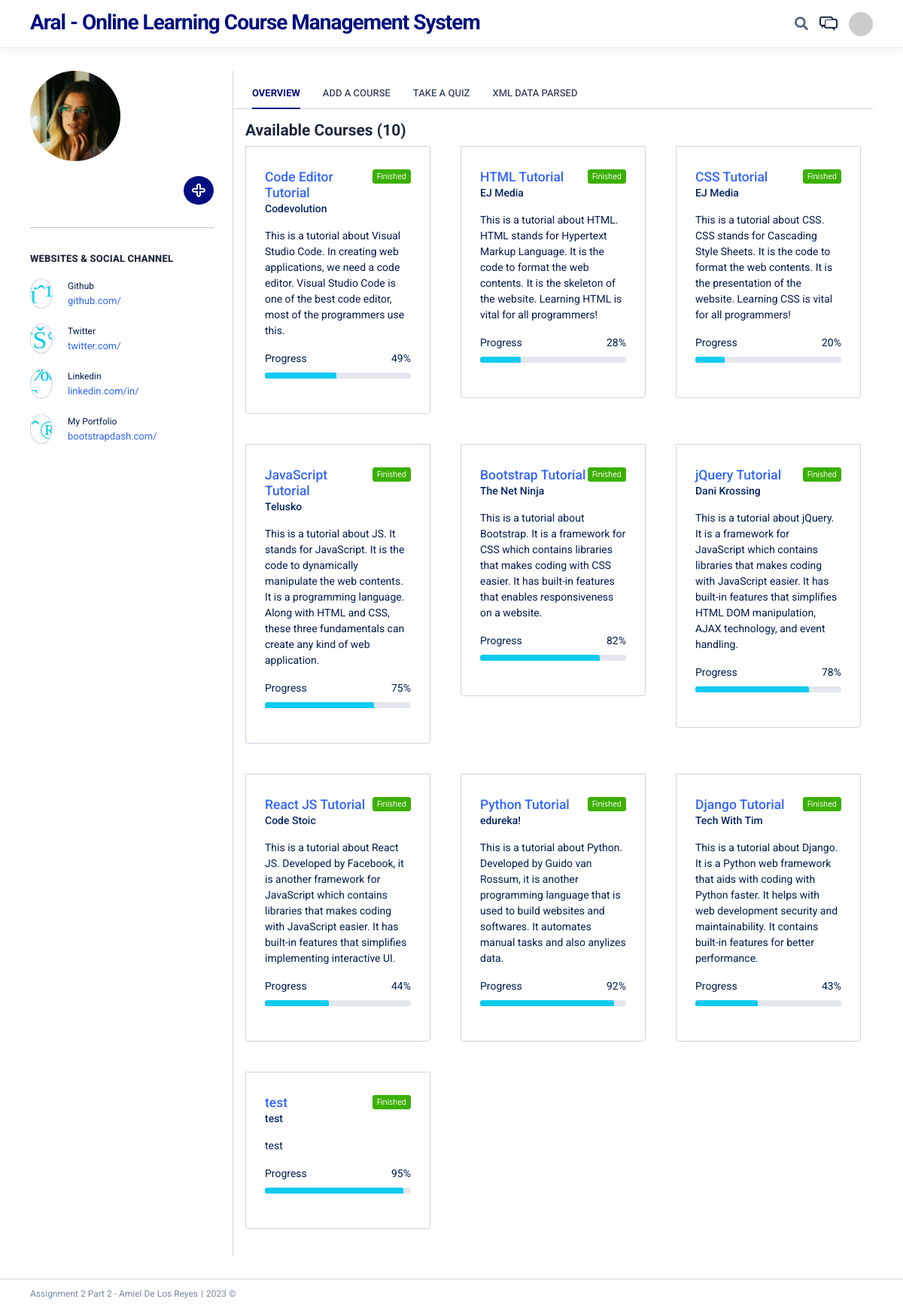
/part2/profile.php, run on the app's committed database.
### tables this page shows
CREATE TABLE `Courses` (
  `ID` int(11) NOT NULL,
  `course_name` varchar(500) DEFAULT NULL,
  `course_author` varchar(500) DEFAULT NULL,
  `course_description` varchar(500) DEFAULT NULL,
  `course_url` varchar(500) DEFAULT NULL,
  `course_img` varchar(250) DEFAULT NULL
);

### part2/profile.php (the view, shortened to what this page needs)
<?php
  $host = "localhost";
  $username = "root";
  $password = "password";
  $db = "aral";
  $conn = mysqli_connect($host, $username, $password, $db);
  $sql = "SELECT COUNT(course_name) AS courseCount FROM Courses";
  $result = mysqli_query($conn, $sql);
  if(mysqli_num_rows($result) === 1) {
    $row = mysqli_fetch_assoc($result);
    $courseCount = $row['courseCount'];
  }
?>
<?php include 'header.php' ?>
  <body>
  <div class="az-header">
      <div class="container">
        <div class="az-header-left">
          <a href="index.php" class="az-logo"><span></span> Aral - Online Learning Course Management System</a>
        </div>
        <div class="az-header-right">
          <a href="" class="az-header-search-link"><i class="fas fa-search"></i></a>
          <div class="az-header-message">
            <a href="#"><i class="typcn typcn-messages"></i></a>
          </div>
          <div class="dropdown az-profile-menu">
            <a href="" class="az-img-user"><img src="https://via.placeholder.com/500" alt=""></a>
          </div>
        </div>
      </div>
    </div>
    <div class="az-content az-content-profile">
      <div class="container mn-ht-100p">
        <div class="az-content-left az-content-left-profile">
          <div class="az-profile-overview">
            <div class="az-img-user">
              <img src="assets/img/face10.jpg" alt="">
            </div>
            <div class="d-flex justify-content-between mg-b-20">
              <div class="btn-icon-list">
                <button class="btn btn-indigo btn-icon"><i class="typcn typcn-plus-outline"></i></button>
              </div>
            </div>
            <hr class="mg-y-30">
            <label class="az-content-label tx-13 mg-b-20">Websites &amp; Social Channel</label>
            <div class="az-profile-social-list">
              <div class="media">
                <div class="media-icon"><i class="icon ion-logo-github"></i></div>
                <div class="media-body">
                  <span>Github</span>
                  <a href="">github.com/<?php echo $_SESSION['userName'] ?></a>
                </div>
              </div>
              <div class="media">
                <div class="media-icon"><i class="icon ion-logo-twitter"></i></div>
                <div class="media-body">
                  <span>Twitter</span>
                  <a href="">twitter.com/<?php echo $_SESSION['userName'] ?></a>
                </div>
              </div>
              <div class="media">
                <div class="media-icon"><i class="icon ion-logo-linkedin"></i></div>
                <div class="media-body">
                  <span>Linkedin</span>
                  <a href="">linkedin.com/in/<?php echo $_SESSION['userName'] ?></a>
                </div>
              </div>
              <div class="media">
                <div class="media-icon"><i class="icon ion-md-link"></i></div>
                <div class="media-body">
                  <span>My Portfolio</span>
                  <a href="">bootstrapdash.com/<?php echo $_SESSION['userName'] ?></a>
                </div>
              </div>
            </div>
          </div>
        </div>
        <div class="az-content-body az-content-body-profile">
          <nav class="nav az-nav-line">
            <a href="" class="nav-link active">Overview</a>
            <a href="addCourse.php" class="nav-link">Add a Course</a>
            <a href="quiz.php" class="nav-link">Take a Quiz</a>
            <a href="xmlHtml.php" class="nav-link">XML Data Parsed</a>
          </nav>
          <div class="card-body">
                  <div class="d-flex">
                    <div class="wrapper">
                      <h4 class="card-title">Available Courses (<?php echo $courseCount; ?>)</h4>
                    </div>
                  </div>
                  <div class="row project-list-showcase">
                  <?php
                      $host = "localhost";
                      $username = "root";
                      $password = "password";
                      $db = "aral";
                      $conn = mysqli_connect($host, $username, $password, $db);
                      if (!$conn) {
                        die("Connection failed: " . mysqli_connect_error());
                      } else {
                        $sql = "SELECT * FROM Courses";
                        $result = $conn->query($sql);
                        $rows = $result->fetch_all(MYSQLI_ASSOC);
                        if ($result->num_rows > 0){
                          foreach($rows as $id => $rowData) {
                            $randomValue = rand(0, 100);
                            echo '
                            <div class="col-lg-4 col-md-4 col-sm-6 col-12 project-grid">
                              <div class="project-grid-inner">
                                <div class="d-flex align-items-start">
                                  <div class="wrapper">
                                    <a href="' . $rowData['course_url'] . '" target="_blank"><h5 class="project-title">' . $rowData['course_name'] . '</h5></a>
                                    <p class="project-location">' . $rowData['course_author'] . '</p>
                                  </div>
                                  <div class="badge badge-success ms-auto">Finished</div>
                                </div>
                                <p class="project-description">' . $rowData['course_description'] . '</p>
                                <div class="d-flex justify-content-between">
                                  <p class="mb-2 font-weight-medium">Progress</p>
                                  <p class="mb-2 font-weight-medium">'. $randomValue . '%</p>
                                </div>
                                <div class="progress progress-md mb-3">
                                  <div class="progress-bar bg-info" role="progressbar" style="width: ' . $randomValue . '%" aria-valuenow="70" aria-valuemin="0" aria-valuemax="70"></div>
                                </div>
                                <div class="d-flex justify-content-between align-items-center flex-wrap">
                                </div>
                              </div>
                            </div>
                            ';
                          }
                        }
                      }
                      ?>
                  </div>
                </div>
              </div>
            </div>
        </div>
    <?php include 'footer.php' ?>
  </body>
</html>

### part2/header.php (shortened to what this page needs)
<!DOCTYPE html>
<html lang="en">
  <head>
    <link href="assets/css/all.min.css" rel="stylesheet">
    <link href="assets/css/ionicons.min.css" rel="stylesheet">
    <link href="assets/css/typicons.css" rel="stylesheet">
    <link href="assets/css/fontawesome-free/css/all.min.css" rel="stylesheet">
    <link href="assets/css/ionicons/css/ionicons.min.css" rel="stylesheet">
    <link href="assets/css/typicons.font/typicons.css" rel="stylesheet">
    <link href="assets/css/spectrum-colorpicker/spectrum.css" rel="stylesheet">
    <link href="assets/css/select2/css/select2.min.css" rel="stylesheet">
    <link href="assets/css/ion-rangeslider/css/ion.rangeSlider.css" rel="stylesheet">
    <link href="assets/css/ion-rangeslider/css/ion.rangeSlider.skinFlat.css" rel="stylesheet">
    <link href="assets/css/amazeui-datetimepicker/css/amazeui.datetimepicker.css" rel="stylesheet">
    <link href="assets/css/jquery-simple-datetimepicker/jquery.simple-dtpicker.css" rel="stylesheet">
    <link href="assets/css/pickerjs/picker.min.css" rel="stylesheet">
    <link rel="stylesheet" href="assets/css/azia.css">
  </head>

### part2/footer.php (shortened to what this page needs)
<div class="az-footer pd-b-10">
  <div class="container">
    <p class="mb-0 mt-2 mt-sm-0 text-900">Assignment 2 Part 2 - Amiel De Los Reyes<span class="d-none d-sm-inline-block"></span><span class="d-none d-sm-inline-block mx-1">|</span><br class="d-sm-none" />2023 &copy;
  </div>
</div>

### data on the page
courses: course_name "Code Editor Tutorial", course_author "Codevolution", course_description "This is a tutorial about Visual Studio Code. In creating web applications, we need a code editor. Visual Studio Code is one of the best code editor, most of the programmers use this."
courses: course_name "HTML Tutorial", course_author "EJ Media", course_description "This is a tutorial about HTML. HTML stands for Hypertext Markup Language. It is the code to format the web contents. It is the skeleton of the website. Learning HTML is vital for all programmers!"
courses: course_name "CSS Tutorial", course_author "EJ Media", course_description "This is a tutorial about CSS. CSS stands for Cascading Style Sheets. It is the code to format the web contents. It is the presentation of the website. Learning CSS is vital for all programmers!"
courses: course_name "JavaScript Tutorial", course_author "Telusko", course_description "This is a tutorial about JS. It stands for JavaScript. It is the code to dynamically manipulate the web contents. It is a programming language. Along with HTML and CSS, these three fundamentals can create any kind of web application."
courses: course_name "Bootstrap Tutorial", course_author "The Net Ninja", course_description "This is a tutorial about Bootstrap. It is a framework for CSS which contains libraries that makes coding with CSS easier. It has built-in features that enables responsiveness on a website."
courses: course_name "jQuery Tutorial", course_author "Dani Krossing", course_description "This is a tutorial about jQuery. It is a framework for JavaScript which contains libraries that makes coding with JavaScript easier. It has built-in features that simplifies HTML DOM manipulation, AJAX technology, and event handling."
courses: course_name "React JS Tutorial", course_author "Code Stoic", course_description "This is a tutorial about React JS. Developed by Facebook, it is another framework for JavaScript which contains libraries that makes coding with JavaScript easier. It has built-in features that simplifies implementing interactive UI."
courses: course_name "Python Tutorial", course_author "edureka!", course_description "This is a tutorial about Python. Developed by Guido van Rossum, it is another programming language that is used to build websites and softwares. It automates manual tasks and also anylizes data."
courses: course_name "Django Tutorial", course_author "Tech With Tim", course_description "This is a tutorial about Django. It is a Python web framework that aids with coding with Python faster. It helps with web development security and maintainability. It contains built-in features for better performance."
courses: course_name "test", course_author "test", course_description "test"

### other printed values
$courseCount "10"
